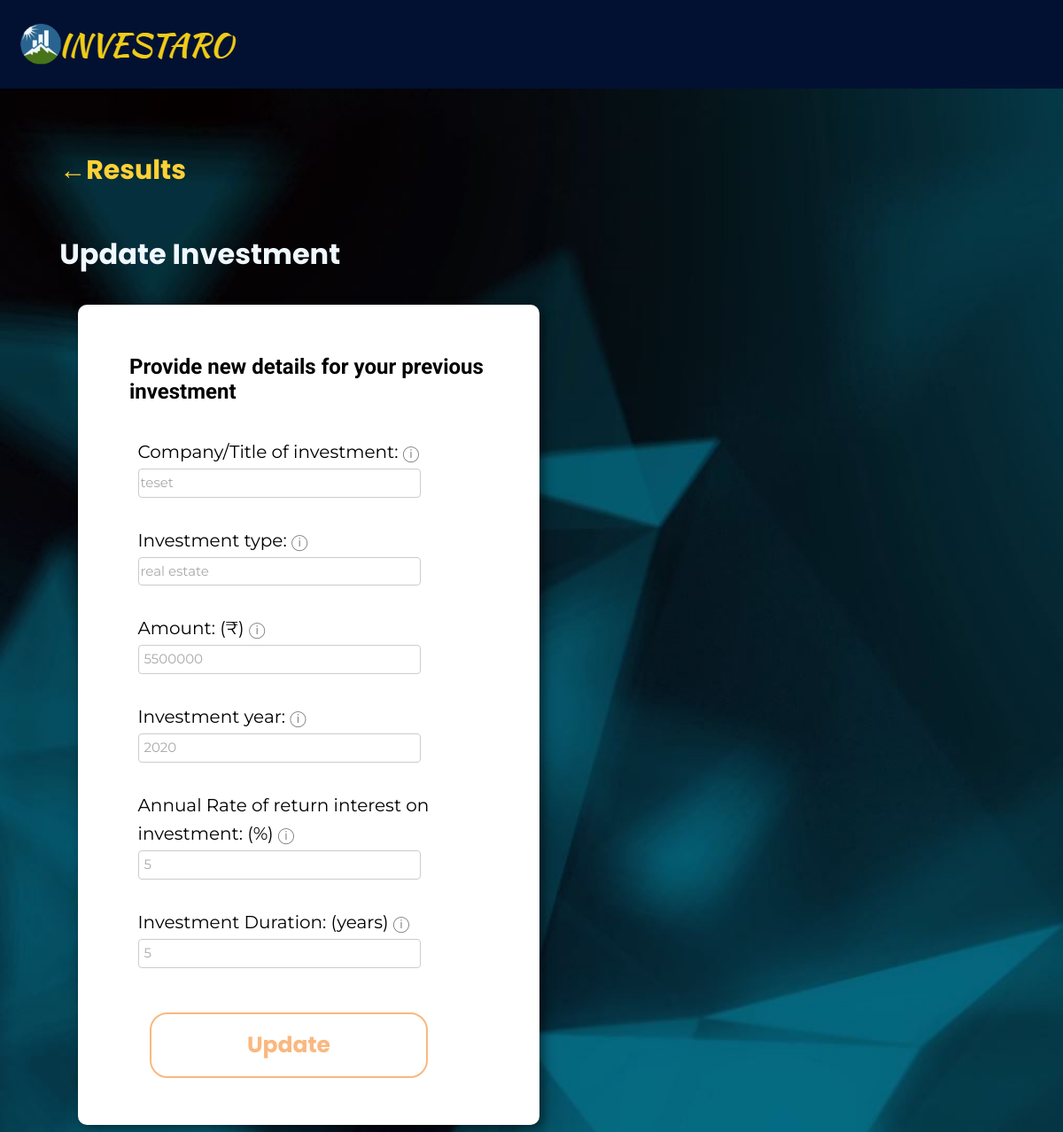
Page /update.php?id=58 on the committed database.
### tables this page shows
CREATE TABLE `assets` (
  `invest_id` int(255) NOT NULL,
  `usernameid` varchar(255) NOT NULL,
  `company` varchar(255) NOT NULL,
  `invtype` varchar(255) NOT NULL,
  `invamount` float NOT NULL,
  `invstartyear` int(4) NOT NULL,
  `invrate` double NOT NULL,
  `invduration` float NOT NULL,
  `date` datetime NOT NULL
);

### server.php (called while the page is built, shortened)
<?php
function asset_data($db,$id){
        $id= (int)$id;
        $res=mysqli_query($db,"SELECT * FROM `assets` WHERE `invest_id`= $id");
            $data = mysqli_fetch_assoc($res);
            return $data;
}
?>

### update.php (the view, shortened to what this page needs)
<?php
require 'server.php';
?>
<!DOCTYPE html>
<html>
<head>
</head>
<body class="animate-in" style="background-color: darkgray;background-image: url(img/investdatabg.jpg);width:auto;height: auto;background-repeat: no-repeat;background-size: cover;">
    <div class="sticky"><a href="main.php"><img src="img/logo.png" alt="INVESTARO" /></a></div>
    <h1 style="padding-top:4%;color:aliceblue;font-family: 'Poppins', sans-serif;padding-bottom:1%;padding-left:5%;padding-right:5%;"><a href="display.php" style="color:aliceblue;font-size:30px;color: #fed136;">&larr;Results</a><br><br>Update Investment</h1>
    <?php $id=$_GET['id'];
    $asset_data=asset_data($db,$id);
    ?>
    <form name="update-val" method='POST' action='' style="background-color: white;padding: 3%;width: 38%;box-shadow: 5px 5px 13px -1px rgba(0, 0, 0, 0.55);border-radius: 10px;margin-left: 5rem" onsubmit="return validupdate();">
        <h2 style="font-family: 'Roboto', sans-serif;padding-left: 5%">Provide new details for your previous investment</h2><br>
        <div style="padding-left: 2rem;font-size: 20px;font-family: 'Montserrat', sans-serif;line-height: 2rem">
            Company/Title of investment: <abbr title="Investment title or company title." style="text-decoration:none;font-size:18px;color:gray;">&#x24D8;</abbr><br>
            <input type="text" name="updtcompany" class="inp-style" value="<?php echo $asset_data['company'];?>"> <br><br>
            Investment type: <abbr title="Type of investment eg: Stocks, Bonds, Real Estate etc." style="text-decoration:none;font-size:18px;color:gray;">&#x24D8;</abbr> <br>
            <input type="text" name="updttype" class="inp-style" value="<?php echo $asset_data['invtype'];?>"> <br><br>
            Amount: (&#8377;) <abbr title="Total investment amount." style="text-decoration:none;font-size:18px;color:gray;">&#x24D8;</abbr><br>
            <input type="text" id="amount" name="updtamount" class="inp-style" value=" <?php echo $asset_data['invamount'];?>" placeholder=" &#8377; "> <br><br>
            Investment year: <abbr title="Year in which investment was done." style="text-decoration:none;font-size:18px;color:gray;">&#x24D8;</abbr><br>
            <input id="year" type="text" name="updtstartyear" class="inp-style" value=" <?php echo $asset_data['invstartyear'];?>"> <br><br>
            Annual Rate of return interest on investment: (%) <abbr title="Return rate on amount invested per annum." style="text-decoration:none;font-size:18px;color:gray;">&#x24D8;</abbr><br>
            <input id="rate" type="text" name="updtrate" class="inp-style" value=" <?php echo $asset_data['invrate'];?> "> <br><br>
            Investment Duration: (years) <abbr title="Time period of investment." style="text-decoration:none;font-size:18px;color:gray;">&#x24D8;</abbr><br>
            <input id="duration" type="text" name="updtduration" class="inp-style" value=" <?php echo $asset_data['invduration'];?> "> <br><br>
        </div> <br>
        <input class="form-submit" style="padding: 1rem;margin-left:10%;font-size:25px;" type="submit" value="Update" name='updt-val' onClick="validupdate();"><br><br>
    </form>
</body>
</html>

### update.php (style rules this page uses)
.inp-style { width: 75%; line-height: 1.8rem; border-radius: 4px; border-style: solid; border-width: 1px; border-color: #cccccc; font-size: 15px; font-family: 'Montserrat', sans-serif; color: darkgray; }
.form-submit { padding: 0.5%; width: 70%; border-radius: 20px; background: none; border: 2px solid #FAB87F; color: #FAB87F; font-weight: bold; transition: all .5s; font-family: 'Poppins', sans-serif; }
div.sticky { position: -webkit-sticky; position: sticky; top: 0; background-color: #021132; width: 100%; margin-left: -10px; padding: 2%; margin-top: -10px; }
a { text-decoration: none; }

### rows in the picture
assets: updtcompany "teset", updttype "real estate", updtamount "5500000", updtstartyear "2020", updtrate "5", updtduration "5"
